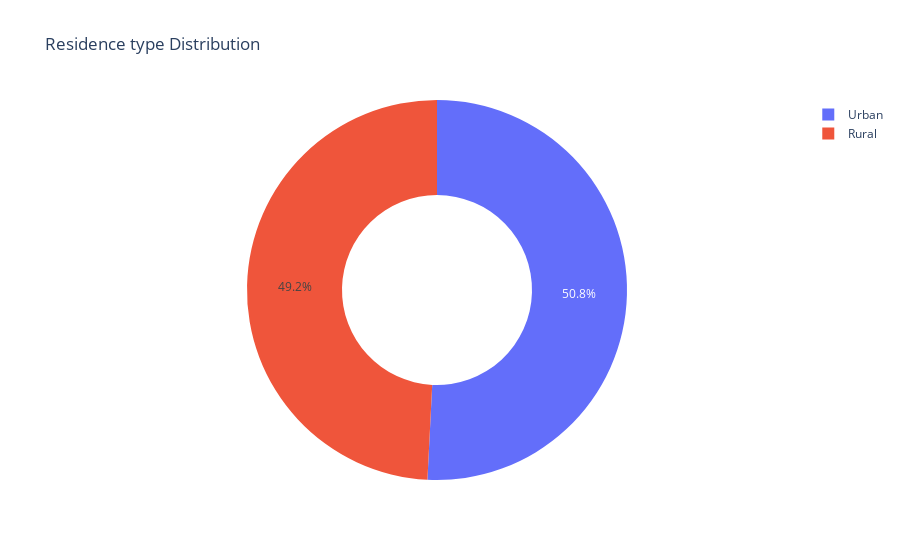

The cell this chart's notebook holds for it:
### Code cell
pie_graph(data_eda, 'Residence type Distribution','Residence_type')

### Figure 1 — Plotly figure (JSON) as saved in the notebook; plotly's stock layout.template omitted (floating-point values rounded to 4 significant figures)
{"data": [{"hole": 0.5, "labels": ["Urban", "Rural"], "type": "pie", "values": [2596, 2514]}], "layout": {"title": {"text": "Residence type Distribution"}}}
